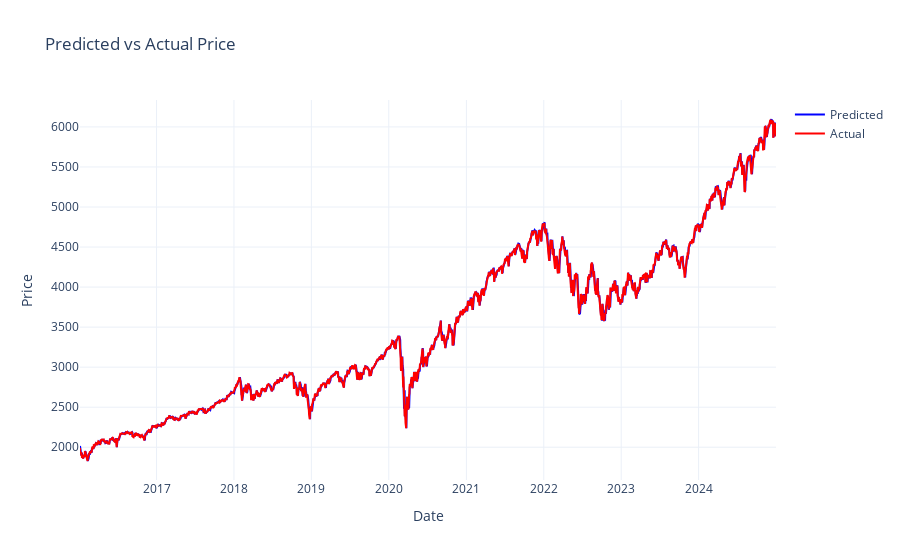

Write notebook code for a chart like this one.
### Code cell
from stochastic.processes.continuous import FractionalBrownianMotion
import numpy as np
import random
import plotly.graph_objects as go

fig = go.Figure()
fig.add_trace(go.Scatter(
    x=merged_df.index,
    y=merged_df["predicted"],
    mode='lines',
    name='Predicted',
    line=dict(color='blue')
))
fig.add_trace(go.Scatter(
    x=merged_df.index,
    y=merged_df["price"],
    mode='lines',
    name='Actual',
    line=dict(color='red')
))
fig.update_layout(
    title=f"Predicted vs Actual Price",
    xaxis_title="Date",
    yaxis_title="Price",
    template="plotly_white"
)

### Figure 1 — Plotly figure (JSON) as saved in the notebook; plotly's stock layout.template omitted (floating-point values rounded to 4 significant figures; data arrays with more than 128 entries replaced by an {"elided": "..."} marker saying what was removed)
{"data": [{"line": {"color": "blue"}, "mode": "lines", "name": "Predicted", "type": "scatter", "x": {"elided": "2262 str values"}, "y": {"elided": "2262 float values"}}, {"line": {"color": "red"}, "mode": "lines", "name": "Actual", "type": "scatter", "x": {"elided": "2262 str values"}, "y": {"elided": "2262 float values"}}], "layout": {"title": {"text": "Predicted vs Actual Price"}, "xaxis": {"title": {"text": "Date"}}, "yaxis": {"title": {"text": "Price"}}}}
